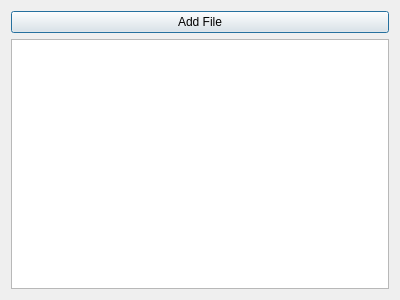
<?xml version="1.0" encoding="UTF-8"?>
<ui version="4.0">
 <class>AddNotes</class>
 <widget class="QDialog" name="AddNotes">
  <property name="geometry">
   <rect>
    <x>0</x>
    <y>0</y>
    <width>400</width>
    <height>300</height>
   </rect>
  </property>
  <property name="windowTitle">
   <string>Note</string>
  </property>
  <layout class="QVBoxLayout" name="verticalLayout">
   <item>
    <widget class="QPushButton" name="pushButton">
     <property name="text">
      <string>Add File</string>
     </property>
    </widget>
   </item>
   <item>
    <widget class="QTextEdit" name="textEdit"/>
   </item>
  </layout>
 </widget>
 <resources/>
 <connections/>
</ui>
